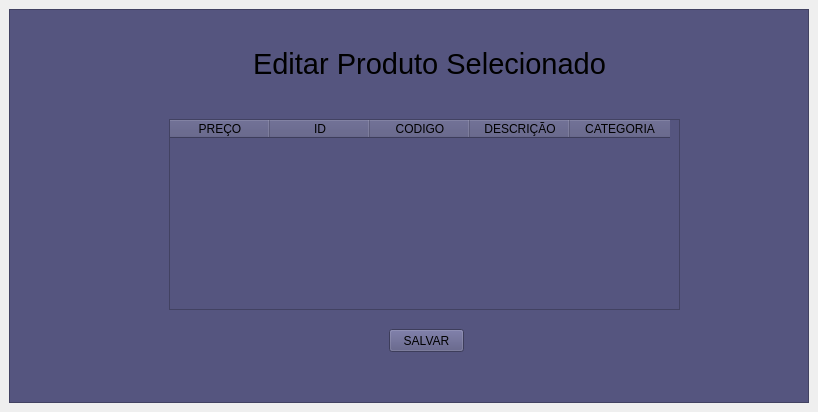
<?xml version="1.0" encoding="UTF-8"?>
<ui version="4.0">
 <class>MainWindow</class>
 <widget class="QMainWindow" name="MainWindow">
  <property name="geometry">
   <rect>
    <x>0</x>
    <y>0</y>
    <width>818</width>
    <height>412</height>
   </rect>
  </property>
  <property name="windowTitle">
   <string>MainWindow</string>
  </property>
  <widget class="QWidget" name="centralwidget">
   <layout class="QHBoxLayout" name="horizontalLayout">
    <item>
     <widget class="QFrame" name="frame">
      <property name="styleSheet">
       <string notr="true">background-color: rgb(85, 85, 127);</string>
      </property>
      <property name="frameShape">
       <enum>QFrame::StyledPanel</enum>
      </property>
      <property name="frameShadow">
       <enum>QFrame::Raised</enum>
      </property>
      <widget class="QLabel" name="label">
       <property name="geometry">
        <rect>
         <x>240</x>
         <y>30</y>
         <width>361</width>
         <height>51</height>
        </rect>
       </property>
       <property name="text">
        <string>&lt;html&gt;&lt;head/&gt;&lt;body&gt;&lt;p align=&quot;center&quot;&gt;&lt;span style=&quot; font-size:22pt;&quot;&gt;Editar Produto Selecionado&lt;/span&gt;&lt;/p&gt;&lt;/body&gt;&lt;/html&gt;</string>
       </property>
      </widget>
      <widget class="QTableWidget" name="tableWidget">
       <property name="geometry">
        <rect>
         <x>160</x>
         <y>110</y>
         <width>511</width>
         <height>191</height>
        </rect>
       </property>
       <column>
        <property name="text">
         <string>PREÇO</string>
        </property>
       </column>
       <column>
        <property name="text">
         <string>ID</string>
        </property>
       </column>
       <column>
        <property name="text">
         <string>CODIGO</string>
        </property>
       </column>
       <column>
        <property name="text">
         <string>DESCRIÇÃO</string>
        </property>
       </column>
       <column>
        <property name="text">
         <string>CATEGORIA</string>
        </property>
       </column>
      </widget>
      <widget class="QPushButton" name="pushButton">
       <property name="geometry">
        <rect>
         <x>380</x>
         <y>320</y>
         <width>75</width>
         <height>23</height>
        </rect>
       </property>
       <property name="text">
        <string>SALVAR</string>
       </property>
      </widget>
     </widget>
    </item>
   </layout>
  </widget>
 </widget>
 <resources/>
 <connections/>
</ui>
